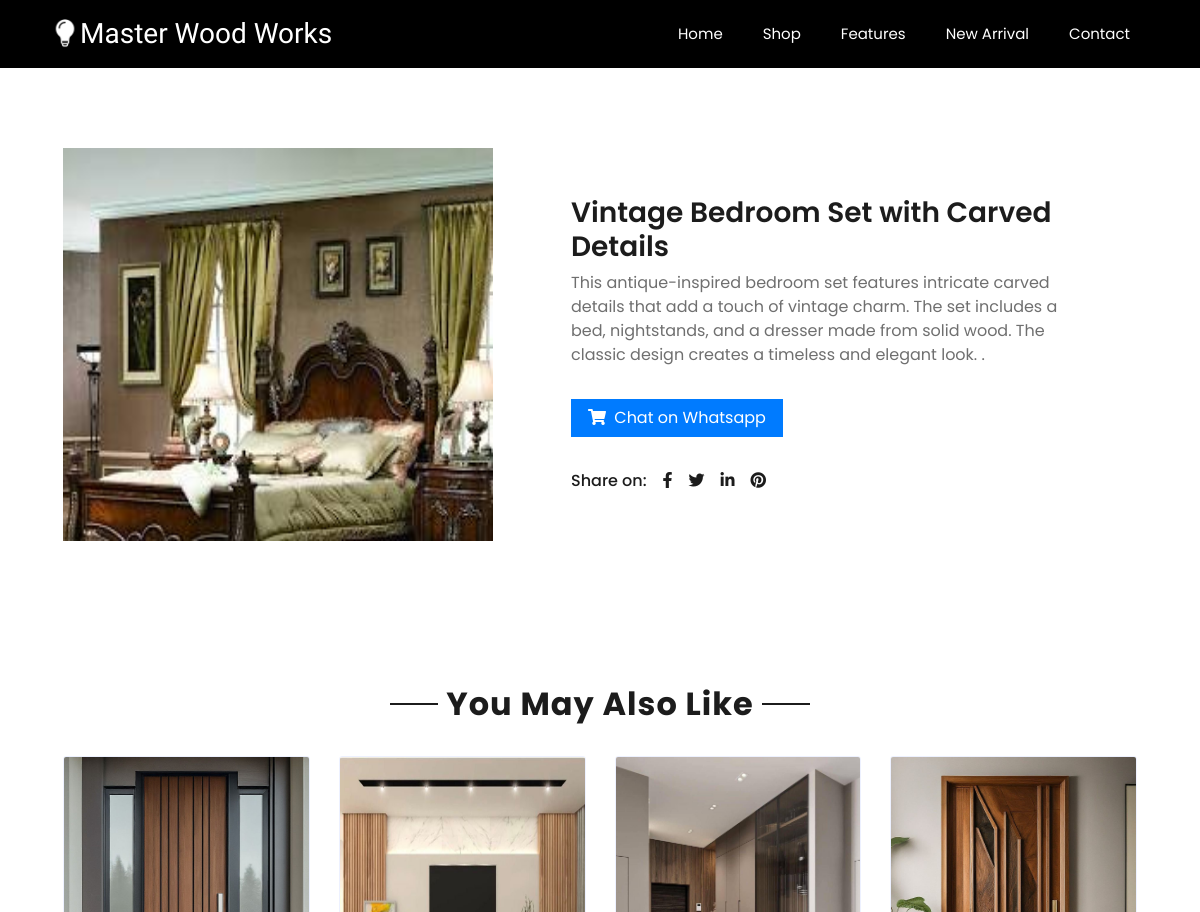
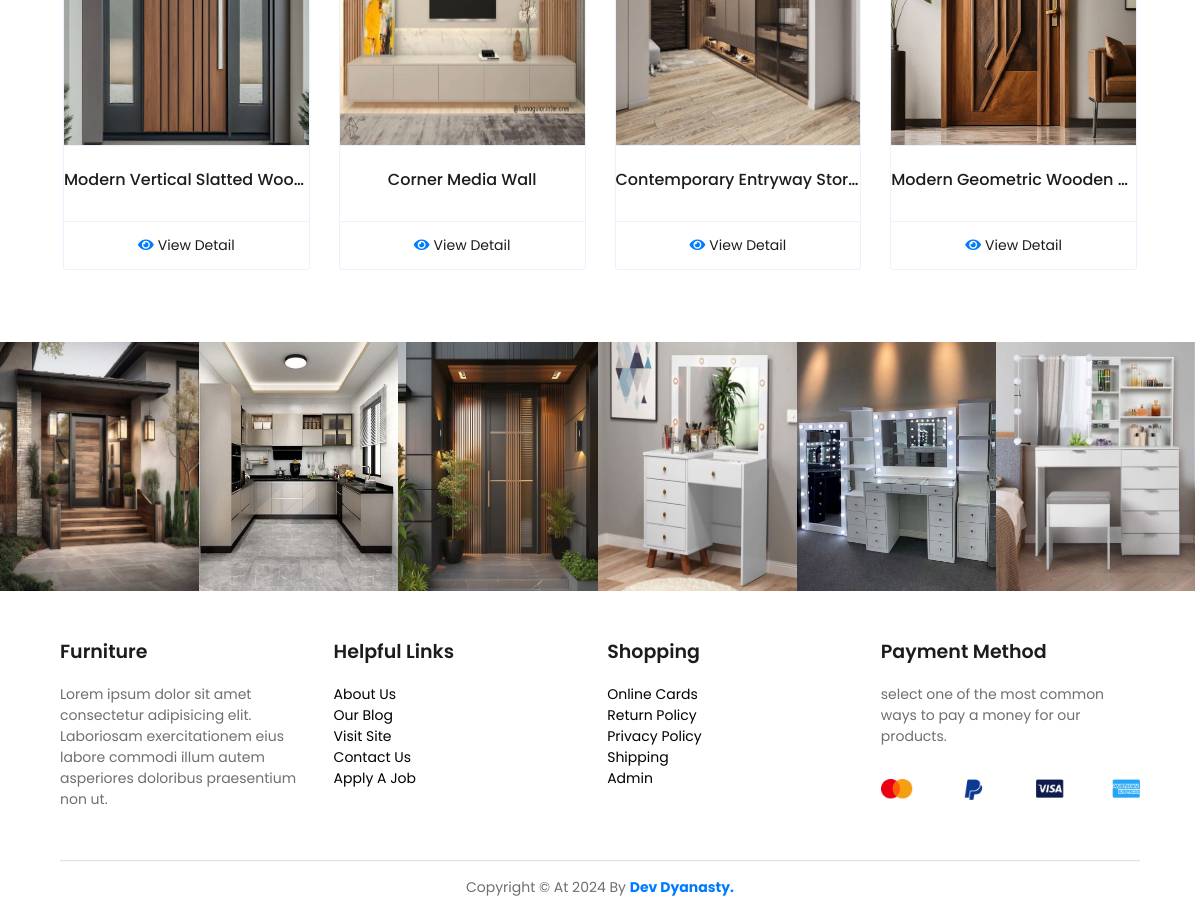
Screenshot of /detail.php?product_id=135 with the database file from the repository (2 pictures, top to bottom).
### tables this page shows
CREATE TABLE `product` (
  `id` int(11) NOT NULL,
  `p_name` varchar(255) DEFAULT NULL,
  `p_img` varchar(255) DEFAULT NULL,
  `p_category` varchar(255) DEFAULT NULL,
  `p_description` longtext DEFAULT NULL
);

### detail.php (the view, shortened to what this page needs)
<?php
include 'connect.php';
if (isset($_GET['product_id'])) {
    $product_id = $_GET['product_id'];
    $sql = "SELECT * FROM product WHERE id = '$product_id'";
    $result = mysqli_query($connection, $sql);
    $row = mysqli_fetch_assoc($result);
include 'header.php';
?>
<link rel="stylesheet" href="detail.css">
<link href="https://cdnjs.cloudflare.com/ajax/libs/font-awesome/5.10.0/css/all.min.css" rel="stylesheet" />
<link rel="stylesheet" href="https://cdnjs.cloudflare.com/ajax/libs/OwlCarousel2/2.3.4/assets/owl.carousel.css" />
<link rel="stylesheet" href="https://cdnjs.cloudflare.com/ajax/libs/OwlCarousel2/2.3.4/assets/owl.theme.default.css" />
<div class="container-fluid py-5" style="margin-top: 100px">
    <div class="row px-xl-5">
        <div class="col-lg-5 pb-5" style="max-height: 500px">
            <img class="w-100 h-100" src="product_img/<?php echo $row['p_img'] ?>" alt="Image" />
        </div>
        <div class="col-lg-7 pb-5 d-flex justify-content-center align-items-center">
            <div class="container-fluid p-5">
            <h3 class="font-weight-semi-bold"><?php echo $row['p_name'] ?> </h3>
            <p class="mb-4"><?php echo $row['p_description'] ?> .</p>
            <div class="d-flex align-items-center mb-4 pt-2">
                <a href=" https://wa.me/+923152027265" class="btn btn-primary px-3"><i class="fa fa-shopping-cart mr-1"></i> Chat on Whatsapp</a>
            </div>
            <div class="d-flex pt-2">
                <p class="text-dark font-weight-medium mb-0 mr-2">Share on:</p>
                <div class="d-inline-flex">
                    <a class="text-dark px-2" href="">
                        <i class="fab fa-facebook-f"></i>
                    </a>
                    <a class="text-dark px-2" href="">
                        <i class="fab fa-twitter"></i>
                    </a>
                    <a class="text-dark px-2" href="">
                        <i class="fab fa-linkedin-in"></i>
                    </a>
                    <a class="text-dark px-2" href="">
                        <i class="fab fa-pinterest"></i>
                    </a>
                </div>
            </div>
            </div>
        </div>
    </div>
</div>
<div class="container-fluid py-5">
    <div class="text-center mb-4">
        <h2 class="section-title px-5"><span class="px-2">You May Also Like</span></h2>
    </div>
    <div class="row px-xl-5">
        <div class="col">
            <div class="owl-carousel related-carousel">
                <?php
                $sql = "SELECT * FROM product ORDER BY RAND() LIMIT 8";
                $result = mysqli_query($connection, $sql);
                foreach($result as $row){
                ?>
                <div class="card product-item border-0">
                    <div class="card-header product-img position-relative overflow-hidden bg-transparent border p-0">
                        <img class="img-fluid w-100" style="height: 300px" src="product_img/<?php echo $row['p_img'] ?>" alt="" />
                    </div>
                    <div class="card-body border-left border-right text-center p-0 pt-4 pb-3">
                        <h6 class="text-truncate mb-3"><?php echo $row['p_name'] ?></h6>
                    </div>
                    <div class="card-footer d-flex justify-content-center bg-light border">
                        <a href="detail.php?product_id=<?php echo $row['id'] ?>" class="btn btn-sm text-dark p-0"><i class="fas fa-eye text-primary mr-1"></i>View Detail</a>
                    </div>
                </div>
                <?php
                }
                ?>
            </div>
        </div>
    </div>
</div>
<?php
include 'footer.php';
?>
<?php
}
?>

### main.css (style rules this page uses)
* { padding: 0px; margin: 0px; list-style: none; box-sizing: border-box; font-family: "Poppins", sans-serif; scroll-behavior: smooth; }
:root { --main-color: #007bff; }
html { scroll-behavior: smooth; }

### rows the page displays
product: p_img (picture), p_name "Vintage Bedroom Set with Carved Details", p_description "This antique-inspired bedroom set features intricate carved details that add a touch of vintage charm. The set includes a bed, nightstands, and a dresser made from solid wood. The classic design creates a timeless and elegant look."
product: p_img (picture), p_name "Modern Vertical Slatted Woo…"
product: p_img (picture), p_name "Corner Media Wall"
product: p_img (picture), p_name "Contemporary Entryway Stor…"
product: p_img (picture), p_name "Modern Geometric Wooden…"
